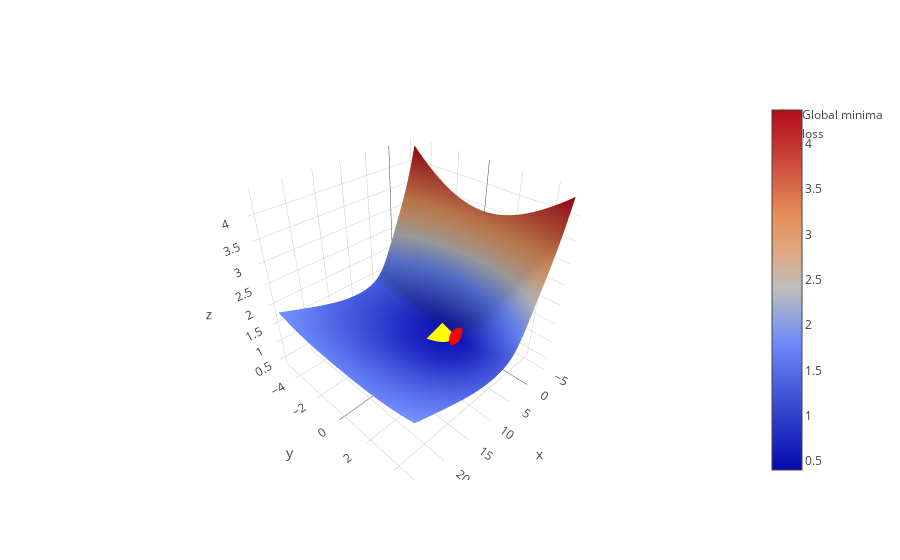

Notebook cell for this chart:
### Code cell
data.loss_landscape(L_f,L_m,secret_weight,secret_bias)

### Figure 1 — Plotly figure (JSON) as saved in the notebook; plotly's stock layout.template omitted (floating-point values rounded to 4 significant figures; data arrays with more than 128 entries replaced by an {"elided": "..."} marker saying what was removed)
{"data": [{"name": "Loss function landscape", "type": "surface", "x": {"elided": "100x100 float values"}, "y": {"elided": "100x100 float values"}, "z": {"elided": "100x100 float values"}}, {"marker": {"color": "yellow", "size": 10, "symbol": "diamond"}, "mode": "markers", "name": "Global minima", "type": "scatter3d", "x": [2.879], "y": [-0.05051], "z": [0.4009]}, {"marker": {"color": "red"}, "mode": "markers", "name": "loss", "type": "scatter3d", "x": [1], "y": [0.8], "z": [0.5521]}], "layout": {}}
